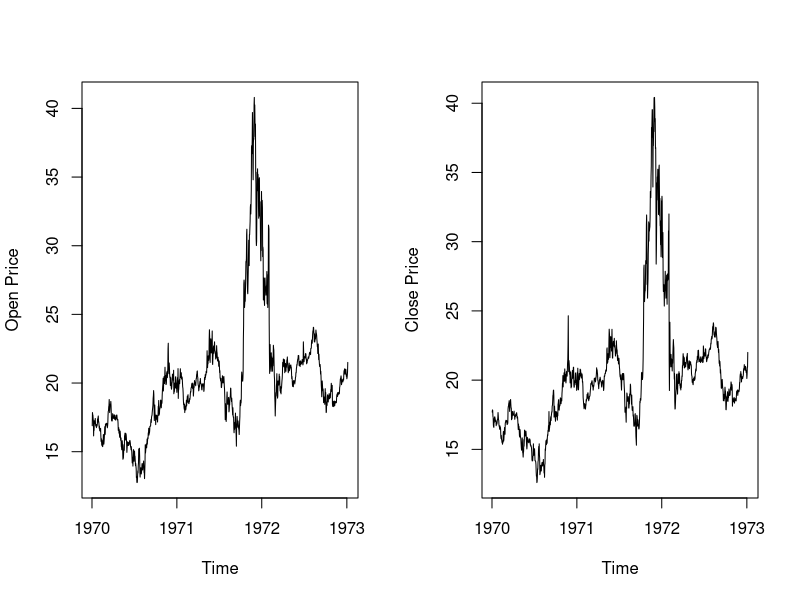
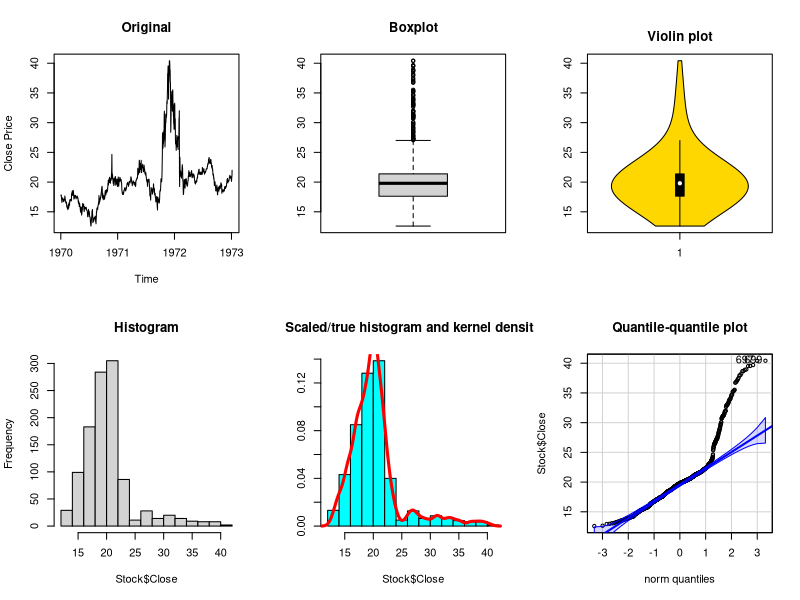
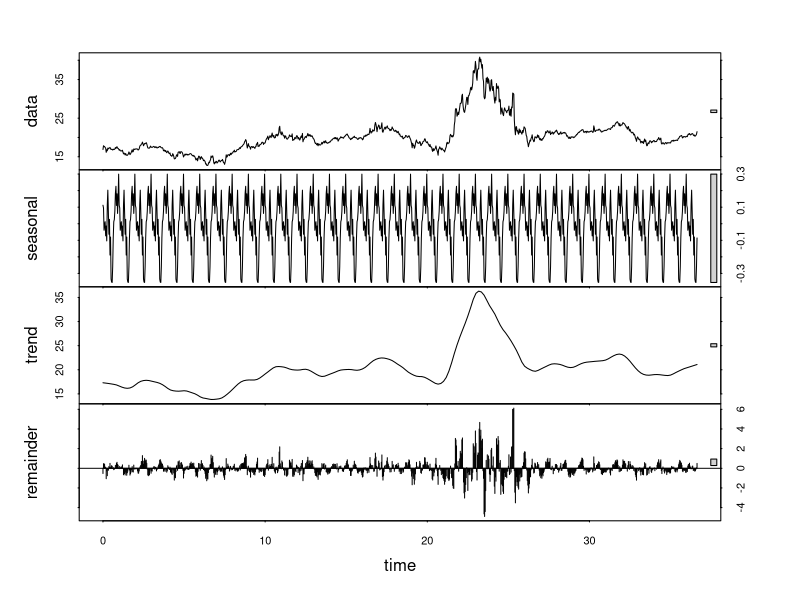
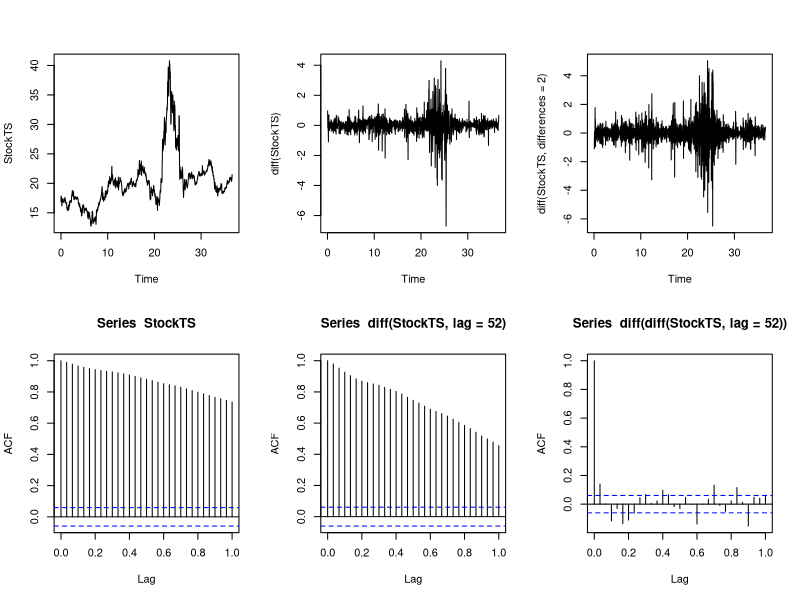
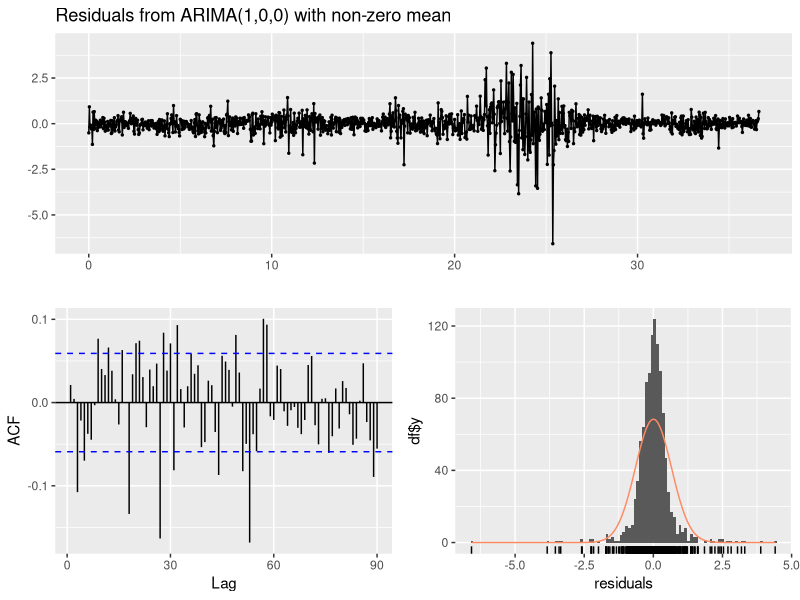
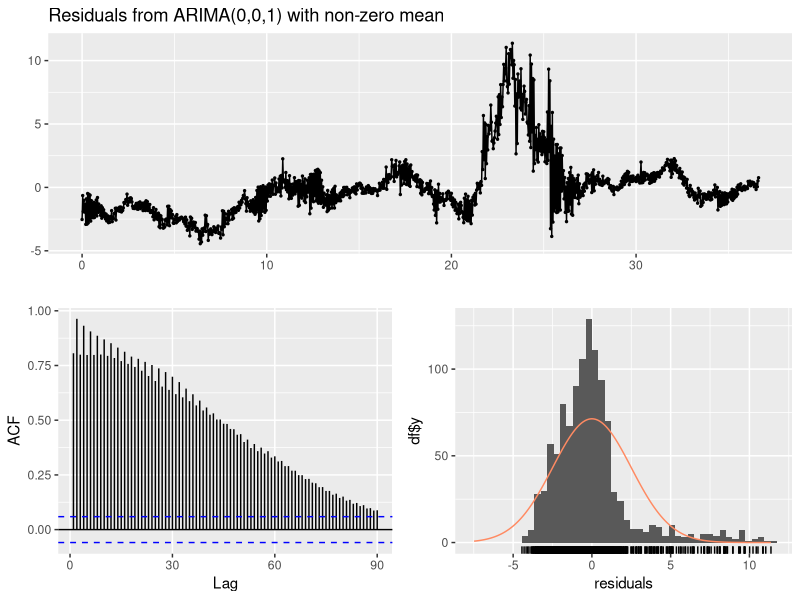
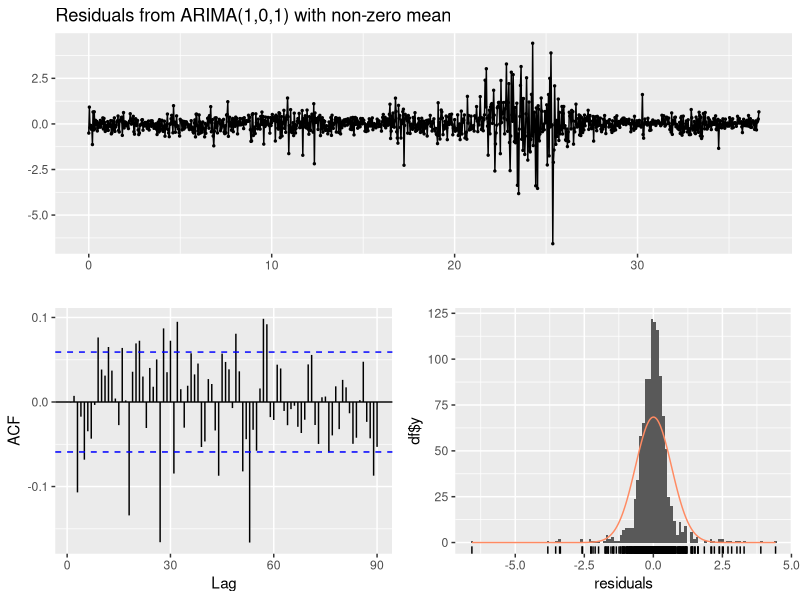

Write the R code that produced these figures, in order.
Stock <- read.csv("01.csv", header=TRUE, sep=",", dec=".", fileEncoding="UTF-8-BOM")
StockDates <- as.Date(Stock$Index)


#Step 1 - Plotting the data

#Draw Original Series
par(mfrow=c(1,2))
plot(StockDates, Stock$Open, type="l", xlab="Time", ylab="Open Price")
plot(StockDates, Stock$Close, type="l", xlab="Time", ylab="Close Price")

#Visualising the Data
 par(mfrow=c(2,3))
 plot(StockDates, Stock$Close, type="l", xlab="Time", ylab="Close Price", main="Original")
boxplot(Stock$Close, main="Boxplot")
library(vioplot)
vioplot(Stock$Close, col="gold", main="Violin plot")
hist(Stock$Close, main="Histogram")
library(MASS)
truehist(Stock$Close, main="Scaled/true histogram and kernel density")
lines(density(Stock$Close),col="red", lwd=3)
 library(car)
qqPlot(Stock$Close, main="Quantile-quantile plot")

#Time Series
StockTS <- ts(Stock$Open, start=0, frequency=30)

#The classical decomposition model
plot(stl(StockTS, s.window="periodic"))




#Step 2 - Removing trend and seasonality

par(mfrow=c(2,3))

plot(StockTS) #The original
plot(diff(StockTS), type="l", pch=19) #The first order difference
plot(diff(StockTS, differences=2), type="l", pch=19) #The second order difference

#Plot the corresponding empirical autocorrelation functions
acf(StockTS)
acf(diff(StockTS, lag=52))
acf(diff (diff(StockTS, lag=52)))



#Step 3 - Noise Analysis

library(forecast)

#Fit AR(1), MA(1), ARMA(1,1) models
fit_ar1 <- Arima(StockTS, order=c(1,0,0))
fit_ma1 <- Arima(StockTS, order=c(0,0,1))
fit_arma11 <- Arima(StockTS, order=c(1,0,1))

#Print the parameter estimates
fit_ar1 
fit_ma1 
fit_arma11 

#Assess the model fit
checkresiduals(fit_ar1)
checkresiduals(fit_ma1)
checkresiduals(fit_arma11)
